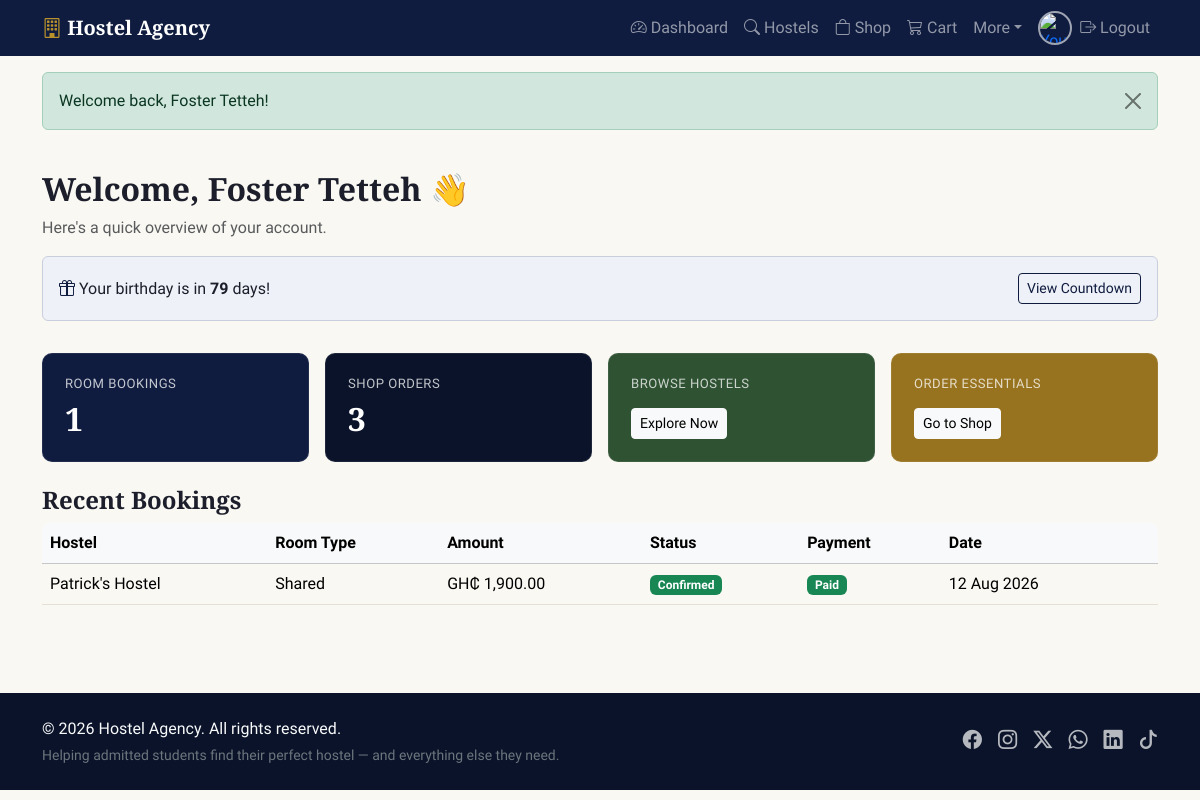
The page /student/dashboard.php (signed in) on the database its author committed.
### tables this page shows
CREATE TABLE `users` (
  `id` int(11) NOT NULL,
  `full_name` varchar(120) NOT NULL,
  `email` varchar(150) NOT NULL,
  `phone` varchar(30) DEFAULT NULL,
  `password` varchar(255) NOT NULL,
  `student_id` varchar(50) DEFAULT NULL,
  `date_of_birth` date DEFAULT NULL,
  `profile_picture` varchar(255) DEFAULT NULL,
  `role` enum('student','admin') NOT NULL DEFAULT 'student',
  `created_at` timestamp NOT NULL DEFAULT current_timestamp()
);

CREATE TABLE `bookings` (
  `id` int(11) NOT NULL,
  `user_id` int(11) NOT NULL,
  `hostel_id` int(11) NOT NULL,
  `room_type_id` int(11) NOT NULL,
  `academic_year` varchar(20) NOT NULL DEFAULT '2026/2027',
  `status` enum('pending','confirmed','cancelled') NOT NULL DEFAULT 'pending',
  `amount` decimal(10,2) NOT NULL,
  `payment_plan` enum('full','installment') NOT NULL DEFAULT 'full',
  `payment_status` enum('unpaid','partial','paid') NOT NULL DEFAULT 'unpaid',
  `amount_paid` decimal(10,2) NOT NULL DEFAULT 0.00,
  `booked_at` timestamp NOT NULL DEFAULT current_timestamp()
);

CREATE TABLE `hostels` (
  `id` int(11) NOT NULL,
  `name` varchar(150) NOT NULL,
  `description` text DEFAULT NULL,
  `address` varchar(255) DEFAULT NULL,
  `latitude` decimal(10,7) DEFAULT NULL,
  `longitude` decimal(10,7) DEFAULT NULL,
  `distance_to_campus_km` decimal(5,2) DEFAULT 0.00,
  `main_image` varchar(255) DEFAULT NULL,
  `created_at` timestamp NOT NULL DEFAULT current_timestamp()
);

CREATE TABLE `room_types` (
  `id` int(11) NOT NULL,
  `hostel_id` int(11) NOT NULL,
  `type` enum('single','shared','premium') NOT NULL,
  `price_per_year` decimal(10,2) NOT NULL,
  `size_sqm` decimal(6,2) DEFAULT NULL,
  `furnishing` varchar(255) DEFAULT NULL,
  `total_rooms` int(11) NOT NULL DEFAULT 10,
  `booked_rooms` int(11) NOT NULL DEFAULT 0
);

### includes/functions.php (called while the page is built, shortened)
<?php
function h($str) {
    return htmlspecialchars($str ?? '', ENT_QUOTES, 'UTF-8');
}
function current_user() {
    return $_SESSION['user'] ?? null;
}
function money($amount) {
    return 'GH₵ ' . number_format((float)$amount, 2);
}
function days_until_birthday($dob) {
    try {
        $today = new DateTime('today');
        $bday = new DateTime($dob);
        $next = new DateTime($today->format('Y') . '-' . $bday->format('m') . '-' . $bday->format('d'));
        return (int)$today->diff($next)->days;
    } catch (Exception $e) {
        return null;
    }
}

### student/dashboard.php (the view, shortened to what this page needs)
<?php
require_once __DIR__ . '/../includes/functions.php';
$user = current_user();
$stmt = $pdo->prepare("SELECT b.*, h.name AS hostel_name, rt.type FROM bookings b
    JOIN hostels h ON h.id = b.hostel_id
    JOIN room_types rt ON rt.id = b.room_type_id
    WHERE b.user_id = ? ORDER BY b.booked_at DESC LIMIT 5");
$stmt->execute([$user['id']]);
$recentBookings = $stmt->fetchAll();
$countStmt = $pdo->prepare("SELECT COUNT(*) AS c FROM bookings WHERE user_id = ?");
$countStmt->execute([$user['id']]);
$totalBookings = $countStmt->fetch()['c'];
$orderCountStmt = $pdo->prepare("SELECT COUNT(*) AS c FROM orders WHERE user_id = ?");
$orderCountStmt->execute([$user['id']]);
$totalOrders = $orderCountStmt->fetch()['c'];
$dobStmt = $pdo->prepare("SELECT date_of_birth FROM users WHERE id = ?");
$dobStmt->execute([$user['id']]);
$dob = $dobStmt->fetch()['date_of_birth'] ?? null;
$daysUntilBday = days_until_birthday($dob);
$recentWishStmt = $pdo->prepare("SELECT * FROM birthday_wishes WHERE user_id = ? AND sent_at >= (NOW() - INTERVAL 3 DAY) ORDER BY sent_at DESC LIMIT 1");
$recentWishStmt->execute([$user['id']]);
$recentWish = $recentWishStmt->fetch();
require __DIR__ . '/../includes/header.php';
?>
<div class="container py-4">
  <h2>Welcome, <?= h($user['full_name']) ?> 👋</h2>
  <p class="text-muted">Here's a quick overview of your account.</p>
  <?php if ($daysUntilBday === 0): ?>
    <div class="card birthday-card text-center p-4 mb-3">
      <h3 class="mb-1">🎉🎂 Happy Birthday, <?= h($user['full_name']) ?>! 🎂🎉</h3>
      <p class="mb-0">Everyone at Hostel Agency wishes you a wonderful day!</p>
    </div>
  <?php elseif ($daysUntilBday !== null): ?>
    <div class="card p-3 mb-3 d-flex flex-row align-items-center justify-content-between" style="background:#eef1f7;border-color:#c9cedd;">
      <span><i class="bi bi-gift text-primary"></i> Your birthday is in <strong><?= (int)$daysUntilBday ?></strong> day<?= $daysUntilBday == 1 ? '' : 's' ?>!</span>
      <a href="<?= BASE_URL ?>/student/birthday.php" class="btn btn-sm btn-outline-primary">View Countdown</a>
    </div>
  <?php endif; ?>
  <div class="row g-3 my-3">
    <div class="col-md-3 col-6">
      <div class="stat-card blue">
        <h6>Room Bookings</h6>
        <h2><?= (int)$totalBookings ?></h2>
      </div>
    </div>
    <div class="col-md-3 col-6">
      <div class="stat-card purple">
        <h6>Shop Orders</h6>
        <h2><?= (int)$totalOrders ?></h2>
      </div>
    </div>
    <div class="col-md-3 col-6">
      <div class="stat-card green">
        <h6>Browse Hostels</h6>
        <a href="<?= BASE_URL ?>/student/hostels.php" class="btn btn-light btn-sm mt-2">Explore Now</a>
      </div>
    </div>
    <div class="col-md-3 col-6">
      <div class="stat-card orange">
        <h6>Order Essentials</h6>
        <a href="<?= BASE_URL ?>/student/shop.php" class="btn btn-light btn-sm mt-2">Go to Shop</a>
      </div>
    </div>
  </div>
  <h4 class="mt-4">Recent Bookings</h4>
  <div class="table-responsive">
    <table class="table table-hover bg-white">
      <thead class="table-light">
        <tr><th>Hostel</th><th>Room Type</th><th>Amount</th><th>Status</th><th>Payment</th><th>Date</th><th></th></tr>
      </thead>
      <tbody>
        <?php foreach ($recentBookings as $b):
          $payBadge = ['unpaid' => 'danger', 'partial' => 'warning', 'paid' => 'success'][$b['payment_status']];
          $badge = ['pending' => 'warning', 'confirmed' => 'success', 'cancelled' => 'danger'][$b['status']];
        ?>
          <tr>
            <td><?= h($b['hostel_name']) ?></td>
            <td class="text-capitalize"><?= h($b['type']) ?></td>
            <td><?= money($b['amount']) ?></td>
            <td><span class="badge bg-<?= $badge ?> text-capitalize"><?= h($b['status']) ?></span></td>
            <td><span class="badge bg-<?= $payBadge ?> text-capitalize"><?= h($b['payment_status']) ?></span></td>
            <td><?= date('d M Y', strtotime($b['booked_at'])) ?></td>
            <td>
            </td>
          </tr>
        <?php endforeach; ?>
      </tbody>
    </table>
  </div>
</div>
<?php require __DIR__ . '/../includes/footer.php'; ?>

### assets/css/style.css (style rules this page uses)
:root { --navy: #0f1c3f; --navy-dark: #0a1329; --navy-light: #24365f; --gold: #b8912c; --gold-dark: #97731f; --gold-light: #d9b95c; --cream: #faf8f3; --card-bg: #ffffff; --border-subtle: #e5e0d5; --text-dark: #1c1f2b; --text-muted: #6b7280; --bs-body-bg: var(--cream); --bs-body-color: var(--text-dark); --bs-border-color: var(--border-subtle); --bs-primary: var(--navy); --bs-primary-rgb: 15, 28, 63; --bs-warning: var(--gold); --bs-warning-rgb: 184, 145, 44; --bs-link-color: var(--navy); --bs-link-hover-color: var(--gold-dark); }
body { background-color: var(--cream); font-family: 'Source Sans 3', 'Segoe UI', Roboto, Arial, sans-serif; color: var(--text-dark); }
h1, h2, h3, h4, .navbar-brand { font-family: 'Playfair Display', Georgia, 'Times New Roman', serif; font-weight: 700; }
.text-primary { color: var(--navy) !important; }
.btn-outline-primary { color: var(--navy); border-color: var(--navy); }
.stat-card { border-radius: 10px; color: #fff; padding: 22px; border: 1px solid rgba(255,255,255,.08); }
.stat-card h6 { color: rgba(255,255,255,.75); font-weight: 500; font-size: .82rem; text-transform: uppercase; letter-spacing: .5px; }
.stat-card h2 { font-family: 'Playfair Display', serif; font-weight: 700; margin-bottom: 0; }
.stat-card.blue { background: var(--navy); }
.stat-card.green { background: #2f5233; }
.stat-card.orange { background: var(--gold-dark); }
.stat-card.purple { background: var(--navy-dark); }
.table-responsive { border-radius: 8px; overflow: hidden; }

### rows shown on the page
users: date_of_birth "79"
bookings: hostel.name "Patrick's Hostel", room_type.type "Shared", amount "GH₵ 1,900.00", status "Confirmed", payment_status "Paid", booked_at "12 Aug 2026"

### other values the page prints
$flash['message'] "Welcome back, Foster Tetteh!"
$user['full_name'] "Foster Tetteh"
$totalBookings "1"
$totalOrders "3"
